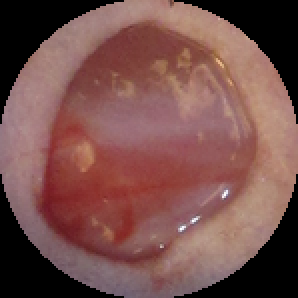
#> input picture data/MouseData/train/0/Day 0_Y8-2-L.png, 149 x 149 px, found by its file name (shown 2 times larger)
$ python goodbyeGlare.py
#> lines starting #> are read from the running program, lines starting #| are printed output that depends on the picture; after the words box and inside, x2 and y2 are one past the last pixel; in counts of white or black regions, pixels touching at a corner belong together
import numpy as np
import cv2
from sklearn.cluster import KMeans
import matplotlib.pyplot as plt

# Load and preprocess the image
image_path = '/Users/bearcbass/RL4Wound/data/MouseData/train/0/Day 0_Y8-2-L.png'
# [15 lines of commented-out code are left out]


image = cv2.imread(image_path)
#> image is the input picture: shape (149, 149, 3); mean B, G, R 76.2, 80, 119.7

# Step 1: Apply bilateral filtering
bilateral_filtered_image = cv2.bilateralFilter(image, d=9, sigmaColor=75, sigmaSpace=75)

# Step 2: Reshape the filtered image into a 2D array of pixels
pixels = bilateral_filtered_image.reshape(-1, 3)

# Step 3: Perform K-means clustering
k = 3  # Number of clusters
kmeans = KMeans(n_clusters=k)
kmeans.fit(pixels)

# Step 4: Calculate the average pixel intensity for each cluster
cluster_means = []
for i in range(k):
    cluster_pixels = pixels[kmeans.labels_ == i]
    avg_intensity = np.mean(cluster_pixels)
    cluster_means.append(avg_intensity)
#> this loop made 3 passes
#> avg_intensity on passes 1 to 3: 94.83, 7.34e-05, 134.1
#> after the loop, cluster_means = [94.83, 7.34e-05, 134.1]

# Step 5: Sort clusters by average intensity (lowest to highest)
sorted_clusters = np.argsort(cluster_means)
#> sorted_clusters = [1, 0, 2]

# Step 6: Reassign the cluster labels to match the sorted order
new_labels = np.zeros_like(kmeans.labels_)
for i, cluster in enumerate(sorted_clusters):
    new_labels[kmeans.labels_ == cluster] = i
#> this loop made 3 passes
#> cluster on passes 1 to 3: 1, 0, 2

# Step 7: Create a mask for the cluster of interest (after reordering)
cluster_index = 1  # Now, the darkest cluster will always be 0
mask = (new_labels == cluster_index)

# Step 8: Reshape the mask to match the original image dimensions
mask_image = mask.reshape(image.shape[:2]).astype(np.uint8) * 255  # Binary mask (255 for cluster of interest)
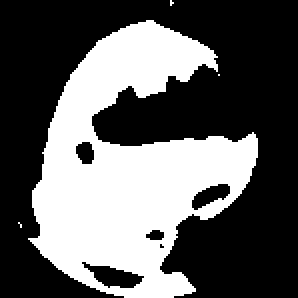
#> mask_image: shape (149, 149) (shown 2 times larger); 37.4% white; 4 white regions (3 under 20 px)

# Step 9: Find contours in the mask
contours, _ = cv2.findContours(mask_image, cv2.RETR_EXTERNAL, cv2.CHAIN_APPROX_SIMPLE)
#> contours = 4 contours, 3 with area under 20; largest, box (x1, y1, x2, y2) and area: (14, 10, 129, 149) 8493

# Step 10: Draw contours and fill the detected regions
contour_image = cv2.cvtColor(image, cv2.COLOR_BGR2RGB)  # Convert to RGB for visualization
cv2.drawContours(contour_image, contours, -1, (0, 255, 0), 2)  # Draw contours (green)
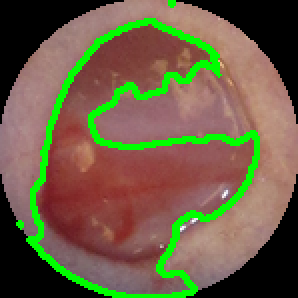
#> contour_image: shape (149, 149, 3) (shown 2 times larger); mean R, G, B 107.5, 94.6, 68.2

# Fill the contours to address gaps
filled_mask = np.zeros_like(mask_image)
for contour in contours:
    cv2.drawContours(filled_mask, [contour], -1, 255, thickness=cv2.FILLED)
#> this loop made 4 passes
#> contour on passes 1, 2, 4: [[9, 111], [10, 112], [10, 113], [10, 112]], [[109, 37]], [[85, 0], [85, 2], [86, 1]]
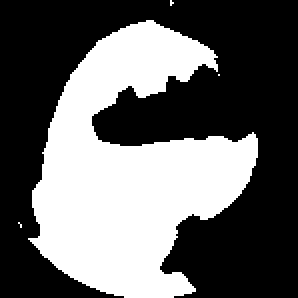
#> filled_mask: shape (149, 149) (shown 2 times larger); 39.5% white; 4 white regions (3 under 20 px), largest, box (x1, y1, x2, y2) and area: (14, 10, 129, 149) 8758

# Combine filled mask with original image
refined_image = cv2.bitwise_and(image, image, mask=filled_mask)
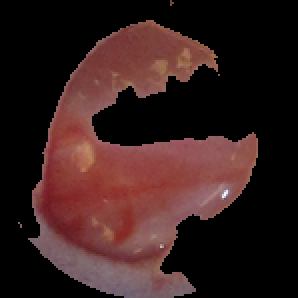
#> refined_image: shape (149, 149, 3) (shown 2 times larger); mean B, G, R 29.2, 30.4, 53.7

# Calculate the area of the mask
area_pixels = np.sum(filled_mask > 0)
#> area_pixels = 8766

# Visualize the results
plt.figure(figsize=(15, 10))

# Original Image
plt.subplot(1, 4, 1)
plt.imshow(cv2.cvtColor(image, cv2.COLOR_BGR2RGB))
plt.title('Original Image')

# Bilateral Filtered Image
plt.subplot(1, 4, 2)
plt.imshow(cv2.cvtColor(bilateral_filtered_image, cv2.COLOR_BGR2RGB))
plt.title('Bilateral Filtered Image')

# Mask Image
plt.subplot(1, 4, 3)
plt.imshow(mask_image, cmap='gray')
plt.title(f'Cluster {cluster_index} Mask (Darkest Cluster)')

# Refined Image
plt.subplot(1, 4, 4)
plt.imshow(cv2.cvtColor(refined_image, cv2.COLOR_BGR2RGB))
plt.title('Refined Image')

plt.show()
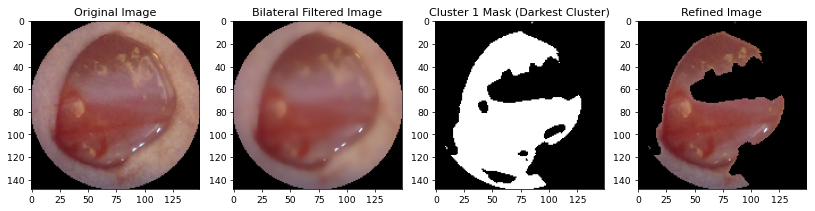
#> figure drawn by matplotlib, 4 panels

$ run again, with data/MouseData/train/0/Day 0_Y8-4-L.png copied over data/MouseData/train/0/Day 0_Y8-2-L.png
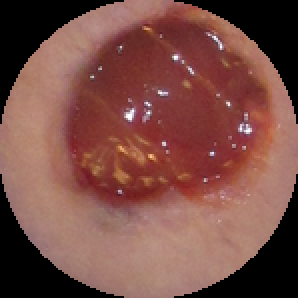
#> input picture data/MouseData/train/0/Day 0_Y8-4-L.png, 149 x 149 px, found by its file name (shown 2 times larger)
#> image is the input picture: shape (149, 149, 3); mean B, G, R 69.3, 76.8, 122.2
#> the loop `for i in range(k):` made 3 passes
#> avg_intensity on passes 1 to 3: 81.15, 0, 135.9
#> after the loop `for i in range(k):`: cluster_means = [81.15, 0, 135.9]
#> sorted_clusters = [1, 0, 2]
#> the loop `for i, cluster in enumerate(sorted_clusters):` made 3 passes
#> cluster on passes 1 to 3: 1, 0, 2
#> `mask_image = mask.reshape(image.shape[:2]).astype(np.uint8) * 255`:
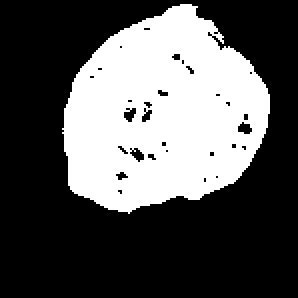
#> mask_image: shape (149, 149) (shown 2 times larger); 34.3% white; 1 white region
#> contours = 1 contour; box (x1, y1, x2, y2) and area: (31, 2, 135, 107) 7686
#> the loop `for contour in contours:` made 1 pass
#> area_pixels = 7843
#> `plt.show()`:
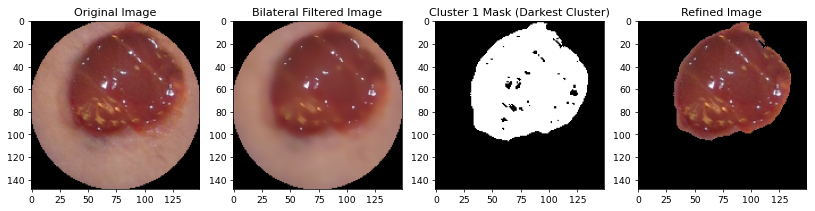
#> figure drawn by matplotlib, 4 panels
